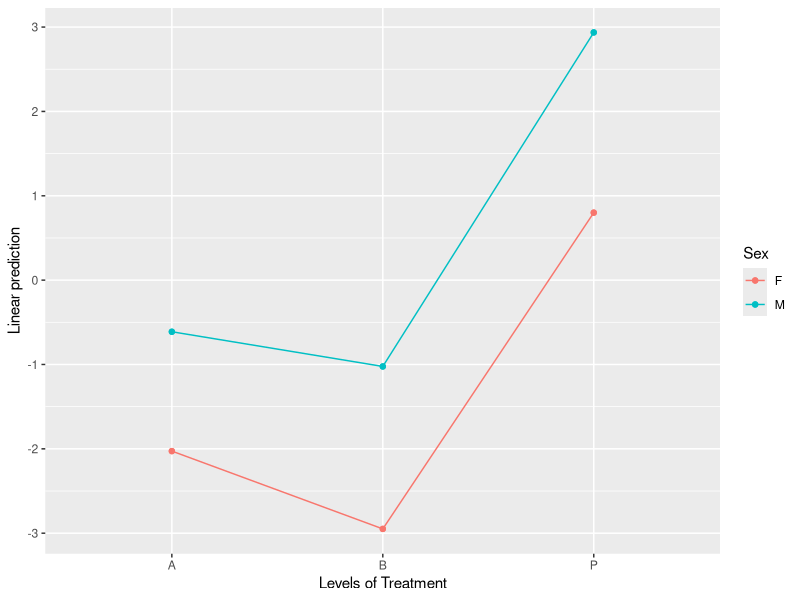
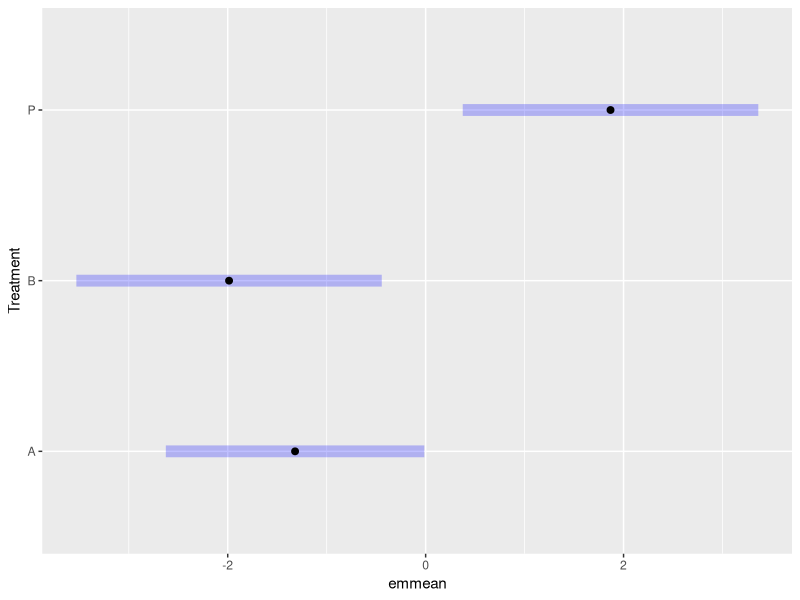
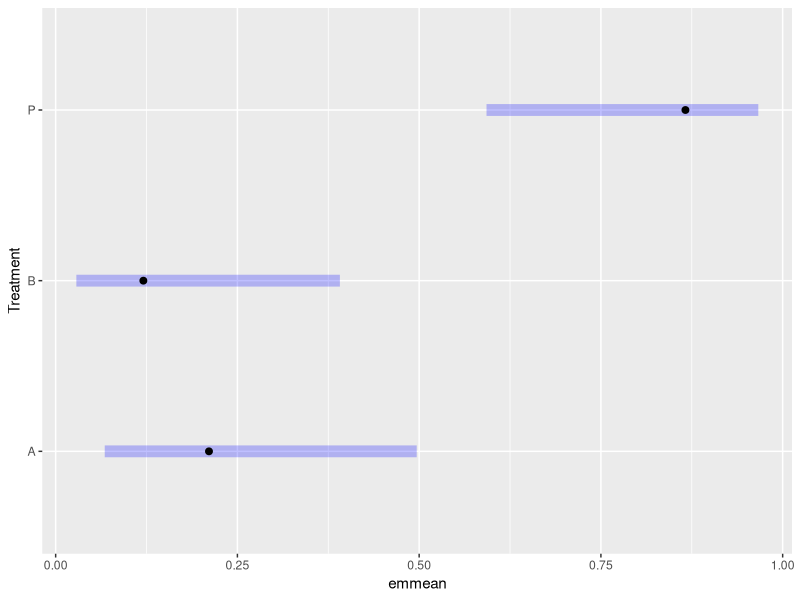
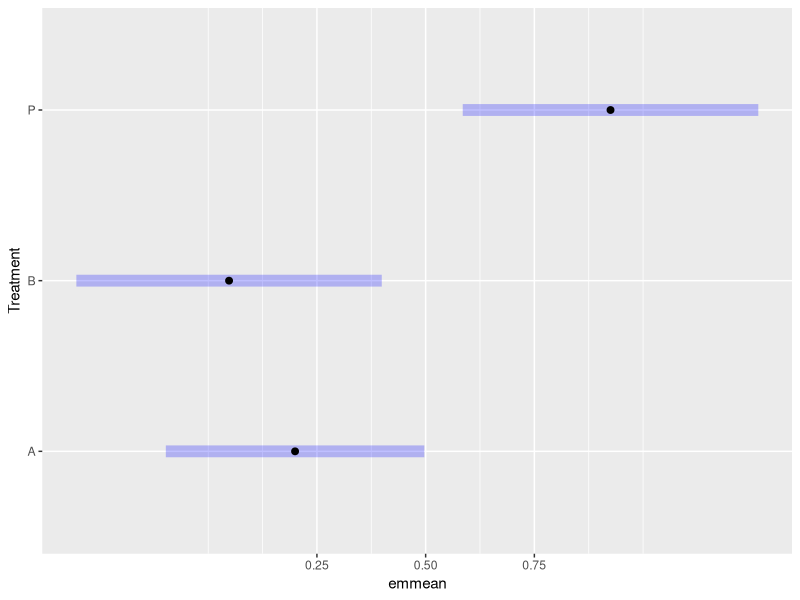
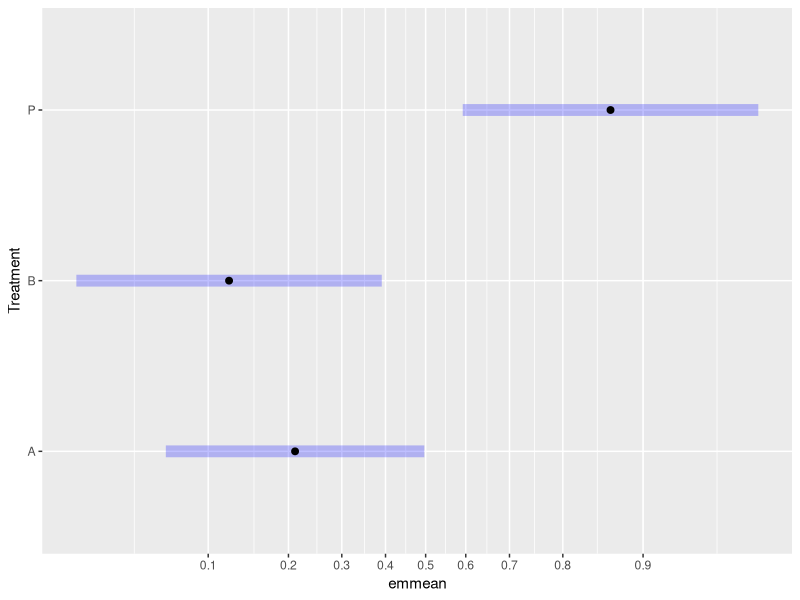
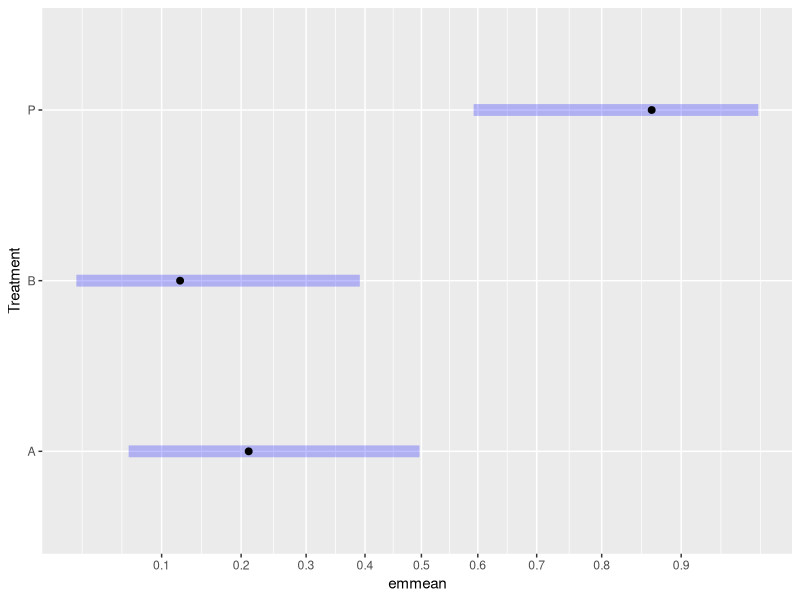

Write the R code that produced these figures, in order.
## ---- echo = FALSE, results = "hide", message = FALSE---------------------------------------------
require("emmeans")
knitr::opts_chunk$set(fig.width = 4.5, class.output = "ro")

## -------------------------------------------------------------------------------------------------
pigs.lm <- lm(log(conc) ~ source + factor(percent), data = pigs)

## -------------------------------------------------------------------------------------------------
emm.src <- emmeans(pigs.lm, "source")
str(emm.src)

## -------------------------------------------------------------------------------------------------
summary(emm.src, infer = TRUE, null = log(35))

## -------------------------------------------------------------------------------------------------
summary(emm.src, infer = TRUE, null = log(35), type = "response")

## -------------------------------------------------------------------------------------------------
str(regrid(emm.src))

summary(regrid(emm.src), infer = TRUE, null = 35)

## -------------------------------------------------------------------------------------------------
pigs.rg <- ref_grid(pigs.lm)
remm.src <- emmeans(regrid(pigs.rg), "source")
summary(remm.src, infer = TRUE, null = 35)

## ----eval = FALSE---------------------------------------------------------------------------------
#  remm.src <- emmeans(pigs.lm, "source", regrid = "response")

## ----eval = FALSE---------------------------------------------------------------------------------
#  emmeans(pigs.lm, "source", type = "response")

## -------------------------------------------------------------------------------------------------
neuralgia.glm <- glm(Pain ~ Treatment * Sex + Age, family = binomial(), data = neuralgia)
neuralgia.emm <- emmeans(neuralgia.glm, "Treatment", type = "response")
neuralgia.emm

## -------------------------------------------------------------------------------------------------
pairs(neuralgia.emm, reverse = TRUE)

## ----fig.alt = "Interaction-plot display of the results of emmeans(neuralgia.glm, ~ Treatment | Sex)"----
emmip(neuralgia.glm, Sex ~ Treatment)

## ---- fig.height = 1.5, fig.alt = c("Plot A: Display of the results of confint(neur.Trt.emm)", 'Plot B: Display of the results of confint(neur.Trt.emm, type = "response"). These intervals are markedly skewed right|left for low|high estimated probabilities')----
neur.Trt.emm <- suppressMessages(emmeans(neuralgia.glm, "Treatment"))
plot(neur.Trt.emm)   # Link scale by default
plot(neur.Trt.emm, type = "response")

## ---- fig.height = 1.5, fig.alt = "Plot C: On the inside, this plot looks exactly like Plot A above, but the scale is transformed to show the values in Plot B. However, there are not enough tick marks."----
plot(neur.Trt.emm, type = "scale")

## ---- fig.height = 1.5, fig.alt = "Plot D: Same as Plot C except there are more tick marks so we can discern the values better"----
plot(neur.Trt.emm, type = "scale", breaks = seq(0.10, 0.90, by = 0.10),
     minor_breaks = seq(0.05, 0.95, by = 0.05))

## ---- fig.height = 1.5, fig.alt = "Plot E: An alternative to Plot D using an arcsin scaling. This scale is less nonlinear than in plot D so the intervals are somewhat skewed, but less so than plot B"----
plot(neur.Trt.emm, type = "response") +
  ggplot2::scale_x_continuous(trans = scales::asn_trans(),
                              breaks = seq(0.10, 0.90, by = 0.10))

## -------------------------------------------------------------------------------------------------
warp.glm <- glm(sqrt(breaks) ~ wool*tension, family = Gamma, data = warpbreaks)
ref_grid(warp.glm)

## -------------------------------------------------------------------------------------------------
emmeans(warp.glm, ~ tension | wool, type = "response")

## -------------------------------------------------------------------------------------------------
emmeans(warp.glm, ~ tension | wool, type = "unlink")

## ----eval = FALSE---------------------------------------------------------------------------------
#  tran <- make.tran("asin.sqrt", 100)
#  my.model <- with(tran,
#      lmer(linkfun(percent) ~ treatment + (1|Block), data = mydata))

## ----eval = FALSE---------------------------------------------------------------------------------
#  mydata <- transform(mydata, logy.5 = log(yield + 0.5))
#  my.model <- lmer(logy.5 ~ treatment + (1|Block), data = mydata)

## ----eval = FALSE---------------------------------------------------------------------------------
#  my.rg <- update(ref_grid(my.model), tran = make.tran("genlog", .5))

## ----eval = FALSE---------------------------------------------------------------------------------
#  model.rg <- update(ref_grid(model), tran = "sqrt")

## -------------------------------------------------------------------------------------------------
pigroot.lm <- lm(sqrt(conc) ~ source + factor(percent), data = pigs)
logemm.src <- regrid(emmeans(pigroot.lm, "source"), transform = "log")
confint(logemm.src, type = "response")
pairs(logemm.src, type = "response")

## ---- eval = FALSE--------------------------------------------------------------------------------
#  regrid(emm, transform = "probit")

## -------------------------------------------------------------------------------------------------
pct.diff.tran <- list(
    linkfun = function(mu) log(mu/100 + 1),
    linkinv = function(eta) 100 * (exp(eta) - 1),
    mu.eta = function(eta) 100 * exp(eta),
    name = "log(pct.diff)"
)

update(pairs(logemm.src, type = "response"), 
       tran = pct.diff.tran, inv.lbl = "pct.diff")

## ---- message = FALSE-----------------------------------------------------------------------------
fiber.lm <- lm(scale(strength) ~ machine * scale(diameter), data = fiber)
emmeans(fiber.lm, "machine")   # on the standardized scale
emmeans(fiber.lm, "machine", type = "response")   # strength scale

## -------------------------------------------------------------------------------------------------
emtrends(fiber.lm, "machine", var = "diameter")

## -------------------------------------------------------------------------------------------------
emtrends(fiber.lm, "machine", var = "diameter", regrid = "response")

## -------------------------------------------------------------------------------------------------
with(fiber, c(mean = mean(diameter), sd = sd(diameter)))
emtrends(fiber.lm, "machine", var = "scale(diameter, 24.133, 4.324)")

## -------------------------------------------------------------------------------------------------
coef(fiber.lm)[4:6]

## ---- eval = FALSE--------------------------------------------------------------------------------
#  mod <- some.fcn(scale(RT) ~ group + (1|subject), data = mydata)
#  emmeans(mod, "group", type = "response",
#          tran = make.tran("scale", y = mydata$RT))

## ---- eval = FALSE--------------------------------------------------------------------------------
#  mod <- with(make.tran("scale", y = mydata$RT),
#              some.fcn(linkfun(RT) ~ group + (1|subject), data = mydata))
#  emmeans(mod, "group", type = "response")

## ---- message = FALSE-----------------------------------------------------------------------------
fib.lm <- lm(strength ~ machine * diameter, data = fiber)

# On raw scale:
emmeans(fib.lm, "machine")

# On standardized scale:
tran <- make.tran("scale", y = fiber$strength)
emmeans(fib.lm, "machine", regrid = tran)

## -------------------------------------------------------------------------------------------------
sigma(pigs.lm)

## -------------------------------------------------------------------------------------------------
summary(emm.src, type = "response", bias.adj = TRUE)

## -------------------------------------------------------------------------------------------------
ismod <- glm(count ~ spray, data = InsectSprays, family = poisson())
emmeans(ismod, "spray", type = "response")

## ----eval = FALSE---------------------------------------------------------------------------------
#  emmeans(ismod, "spray", type = "response", bias.adj = TRUE)

## -------------------------------------------------------------------------------------------------
with(InsectSprays, tapply(count, spray, mean))

## ---- message = FALSE-----------------------------------------------------------------------------
require(lme4)
cbpp <- transform(cbpp, unit = 1:nrow(cbpp))
cbpp.glmer <- glmer(cbind(incidence, size - incidence) ~ period + 
                          (1 | herd) +  (1 | unit),
                    family = binomial, data = cbpp)

emm <- emmeans(cbpp.glmer, "period")
summary(emm, type = "response")

## -------------------------------------------------------------------------------------------------
lme4::VarCorr(cbpp.glmer)

## -------------------------------------------------------------------------------------------------
total.SD = sqrt(0.89107^2 + 0.18396^2)

## -------------------------------------------------------------------------------------------------
summary(emm, type = "response", bias.adjust = TRUE, sigma = total.SD)

## -------------------------------------------------------------------------------------------------
cases <- with(cbpp, tapply(incidence, period, sum))
trials <- with(cbpp, tapply(size, period, sum))
cases / trials
